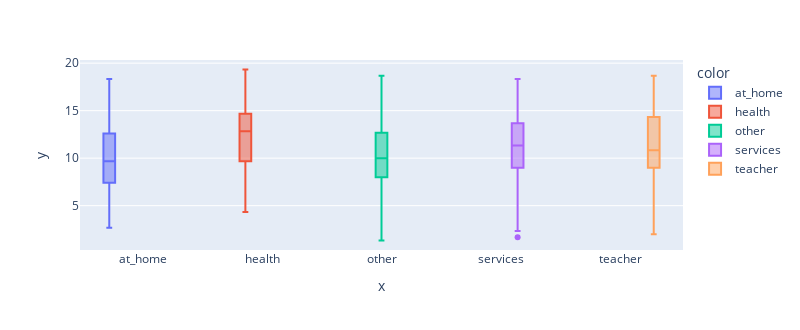

The notebook cell saved with this chart:
### Code cell
# plt.subplot(2,1,1)
# sns.boxplot(x=df['Mjob'], y = df['G_Mean'], palette='rocket', saturation=0.9)
ex.box(x=df['Mjob'], y = df['G_Mean'], color=df['Mjob'], height=330, width=800)
# plt.show()
# plt.subplot(2,1,1)
# sns.boxplot(x=df['Fjob'], y = df['G_Mean'], palette='rocket', saturation=0.9)
# plt.show()

### Figure 1 — Plotly figure (JSON) as saved in the notebook; plotly's stock layout.template omitted (floating-point values rounded to 4 significant figures; data arrays with more than 128 entries replaced by an {"elided": "..."} marker saying what was removed)
{"data": [{"alignmentgroup": "True", "hovertemplate": "color=at_home<br>x=%{x}<br>y=%{y}<extra></extra>", "legendgroup": "at_home", "marker": {"color": "#636efa"}, "name": "at_home", "notched": false, "offsetgroup": "at_home", "orientation": "v", "showlegend": true, "type": "box", "x": ["at_home", "at_home", "at_home", "at_home", "at_home", "at_home", "at_home", "at_home", "at_home", "at_home", "at_home", "at_home", "at_home", "at_home", "at_home", "at_home", "at_home", "at_home", "at_home", "at_home", "at_home", "at_home", "at_home", "at_home", "at_home", "at_home", "at_home", "at_home", "at_home", "at_home", "at_home", "at_home", "at_home", "at_home", "at_home", "at_home", "at_home", "at_home", "at_home", "at_home", "at_home", "at_home", "at_home", "at_home", "at_home", "at_home", "at_home", "at_home", "at_home", "at_home", "at_home", "at_home", "at_home", "at_home", "at_home", "at_home", "at_home", "at_home", "at_home"], "x0": " ", "xaxis": "x", "y": [5.667, 5.333, 8.333, 13.33, 5, 7, 9, 12, 15.33, 8, 2.667, 3, 3.333, 13.67, 10.67, 13, 9, 9, 15.67, 4.333, 10, 5, 9, 8.333, 7.667, 9.333, 9.333, 7.333, 9.667, 6, 3.667, 9, 10, 11.67, 9, 6.333, 14.33, 10, 12, 18.33, 10.67, 13, 13.67, 10.67, 15.33, 13.33, 6.333, 5.667, 10.33, 7.667, 16.67, 13, 12.33, 15.33, 10, 10.33, 12.67, 10, 9.667], "y0": " ", "yaxis": "y"}, {"alignmentgroup": "True", "hovertemplate": "color=health<br>x=%{x}<br>y=%{y}<extra></extra>", "legendgroup": "health", "marker": {"color": "#EF553B"}, "name": "health", "notched": false, "offsetgroup": "health", "orientation": "v", "showlegend": true, "type": "box", "x": ["health", "health", "health", "health", "health", "health", "health", "health", "health", "health", "health", "health", "health", "health", "health", "health", "health", "health", "health", "health", "health", "health", "health", "health", "health", "health", "health", "health", "health", "health", "health", "health", "health", "health"], "x0": " ", "xaxis": "x", "y": [14.67, 14, 14, 9.333, 14, 15.33, 10.67, 19.33, 12.33, 10.67, 10.67, 8.333, 15, 9, 12.67, 4.333, 15, 14, 8, 16, 13.33, 13.33, 12, 8, 9.667, 8.333, 15, 12.33, 6.333, 11, 17.33, 14.33, 13, 14.67], "y0": " ", "yaxis": "y"}, {"alignmentgroup": "True", "hovertemplate": "color=other<br>x=%{x}<br>y=%{y}<extra></extra>", "legendgroup": "other", "marker": {"color": "#00cc96"}, "name": "other", "notched": false, "offsetgroup": "other", "orientation": "v", "showlegend": true, "type": "box", "x": {"elided": "141 str values"}, "x0": " ", "xaxis": "x", "y": {"elided": "141 float values"}, "y0": " ", "yaxis": "y"}, {"alignmentgroup": "True", "hovertemplate": "color=services<br>x=%{x}<br>y=%{y}<extra></extra>", "legendgroup": "services", "marker": {"color": "#ab63fa"}, "name": "services", "notched": false, "offsetgroup": "services", "orientation": "v", "showlegend": true, "type": "box", "x": ["services", "services", "services", "services", "services", "services", "services", "services", "services", "services", "services", "services", "services", "services", "services", "services", "services", "services", "services", "services", "services", "services", "services", "services", "services", "services", "services", "services", "services", "services", "services", "services", "services", "services", "services", "services", "services", "services", "services", "services", "services", "services", "services", "services", "services", "services", "services", "services", "services", "services", "services", "services", "services", "services", "services", "services", "services", "services", "services", "services", "services", "services", "services", "services", "services", "services", "services", "services", "services", "services", "services", "services", "services", "services", "services", "services", "services", "services", "services", "services", "services", "services", "services", "services", "services", "services", "services", "services", "services", "services", "services", "services", "services", "services", "services", "services", "services", "services", "services", "services", "services", "services", "services"], "x0": " ", "xaxis": "x", "y": [15, 17.67, 11.33, 13.67, 5.333, 9, 7.667, 11, 16.67, 11.67, 18.33, 9, 7, 12.67, 9.667, 14.67, 15.67, 9.667, 10, 6.667, 6.333, 15, 8, 10.33, 17, 12.67, 13.67, 6.333, 16.67, 12.33, 6.333, 17.33, 17.33, 9, 15, 12.67, 3.667, 4, 11.33, 3.667, 12.67, 9, 9, 10, 1.667, 11.67, 12.33, 12.33, 16.67, 11.67, 11.33, 12, 9, 14.67, 16, 18, 10.33, 7, 12.33, 7, 9.333, 6.667, 16.33, 11.67, 12.33, 7.333, 7.333, 7.667, 11, 6.333, 17.67, 9.333, 12, 8, 12.33, 14.33, 12.33, 18, 13.67, 12.67, 17.67, 6, 11.33, 5.333, 13, 11, 13.67, 10.33, 2.333, 15.33, 13.33, 16, 11.33, 15.33, 11.67, 9.333, 11.67, 10.67, 7.667, 4, 9, 15.33, 11], "y0": " ", "yaxis": "y"}, {"alignmentgroup": "True", "hovertemplate": "color=teacher<br>x=%{x}<br>y=%{y}<extra></extra>", "legendgroup": "teacher", "marker": {"color": "#FFA15A"}, "name": "teacher", "notched": false, "offsetgroup": "teacher", "orientation": "v", "showlegend": true, "type": "box", "x": ["teacher", "teacher", "teacher", "teacher", "teacher", "teacher", "teacher", "teacher", "teacher", "teacher", "teacher", "teacher", "teacher", "teacher", "teacher", "teacher", "teacher", "teacher", "teacher", "teacher", "teacher", "teacher", "teacher", "teacher", "teacher", "teacher", "teacher", "teacher", "teacher", "teacher", "teacher", "teacher", "teacher", "teacher", "teacher", "teacher", "teacher", "teacher", "teacher", "teacher", "teacher", "teacher", "teacher", "teacher", "teacher", "teacher", "teacher", "teacher", "teacher", "teacher", "teacher", "teacher", "teacher", "teacher", "teacher", "teacher", "teacher", "teacher"], "x0": " ", "xaxis": "x", "y": [9, 10.33, 14, 15.33, 11, 16.33, 16.33, 12, 14.67, 14.67, 9.333, 15.33, 9.333, 10.67, 7, 10.33, 18.67, 18.67, 15.33, 18, 15.67, 5.333, 10.33, 4.333, 11.33, 9.333, 9, 8.333, 9.333, 9.333, 12, 7, 13.33, 9.667, 11, 2, 13, 8, 11, 9, 10.33, 10, 14.33, 11.33, 15.67, 8.333, 11, 9.333, 14, 6.667, 15.67, 9.667, 12.67, 13, 9, 14.33, 5.667, 8], "y0": " ", "yaxis": "y"}], "layout": {"boxmode": "group", "height": 330, "legend": {"title": {"text": "color"}, "tracegroupgap": 0}, "margin": {"t": 60}, "width": 800, "xaxis": {"anchor": "y", "domain": [0, 1], "title": {"text": "x"}}, "yaxis": {"anchor": "x", "domain": [0, 1], "title": {"text": "y"}}}}
